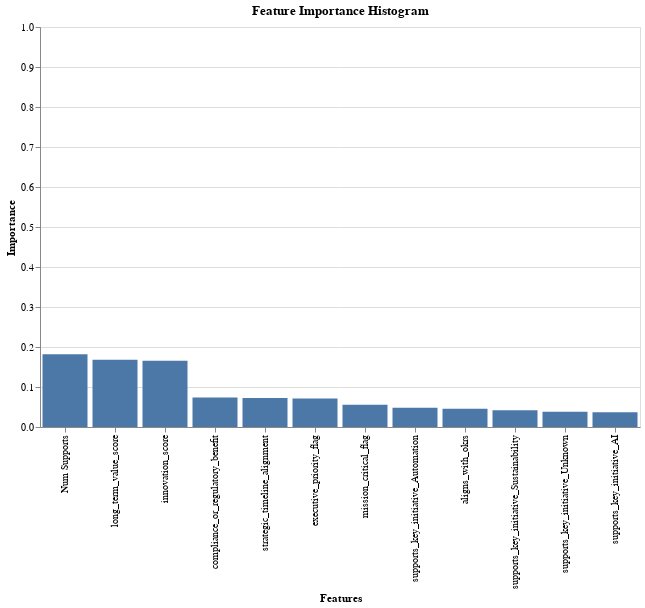

The notebook cell saved with this chart:
### Code cell
import altair as alt

# Create a histogram for feature importance
chart = alt.Chart(importances_df).mark_bar().encode(
    x=alt.X('Feature', sort='-y', title='Features'),
    y=alt.Y('Importance', scale=alt.Scale(domain=[0, 1]), title='Importance'),
    tooltip=['Feature', 'Importance']
).properties(
    title='Feature Importance Histogram',
    width=600,
    height=400
)
chart

### Figure 1 — Vega-Lite specification as saved in the notebook (floating-point values rounded to 4 significant figures)
{"config": {"view": {"continuousWidth": 300, "continuousHeight": 300}}, "data": {"name": "data-86e3cfe38e4e0a9d4c9d7d92f04e4119"}, "mark": {"type": "bar"}, "encoding": {"tooltip": [{"field": "Feature", "type": "nominal"}, {"field": "Importance", "type": "quantitative"}], "x": {"field": "Feature", "sort": "-y", "title": "Features", "type": "nominal"}, "y": {"field": "Importance", "scale": {"domain": [0, 1]}, "title": "Importance", "type": "quantitative"}}, "height": 400, "title": "Feature Importance Histogram", "width": 600, "$schema": "https://vega.github.io/schema/vega-lite/v5.8.0.json", "datasets": {"data-86e3cfe38e4e0a9d4c9d7d92f04e4119": [{"Feature": "Num Supports", "Importance": 0.1816}, {"Feature": "long_term_value_score", "Importance": 0.1684}, {"Feature": "innovation_score", "Importance": 0.1659}, {"Feature": "compliance_or_regulatory_benefit", "Importance": 0.07397}, {"Feature": "strategic_timeline_alignment", "Importance": 0.07264}, {"Feature": "executive_priority_flag", "Importance": 0.07142}, {"Feature": "mission_critical_flag", "Importance": 0.05541}, {"Feature": "supports_key_initiative_Automation", "Importance": 0.04828}, {"Feature": "aligns_with_okrs", "Importance": 0.04571}, {"Feature": "supports_key_initiative_Sustainability", "Importance": 0.04169}, {"Feature": "supports_key_initiative_Unknown", "Importance": 0.03795}, {"Feature": "supports_key_initiative_AI", "Importance": 0.03703}]}}
